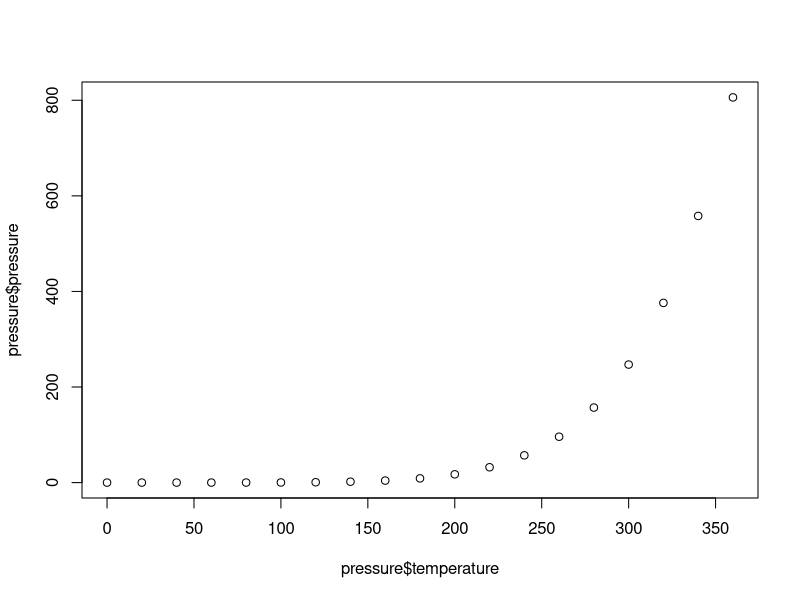
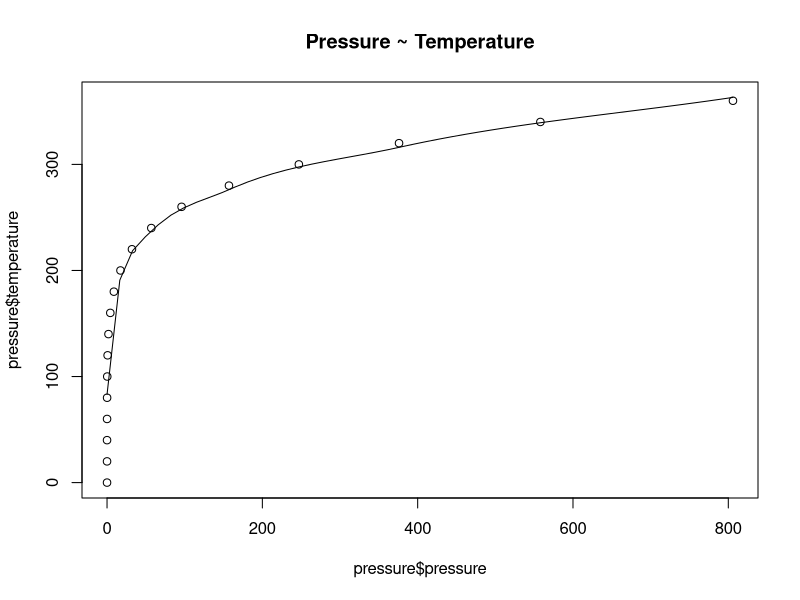
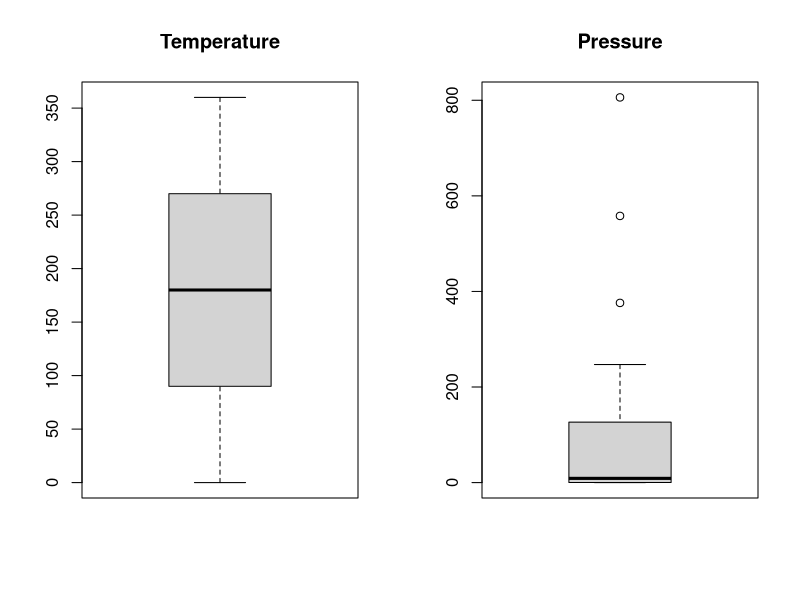
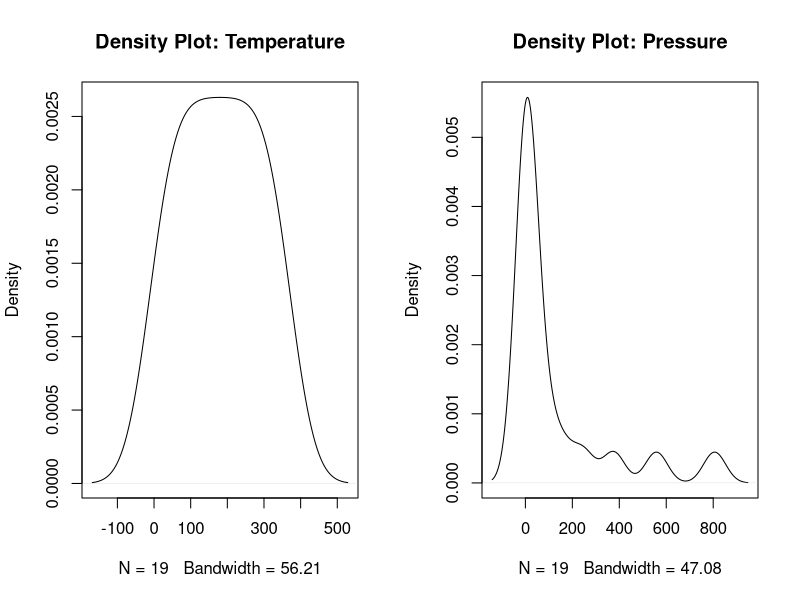
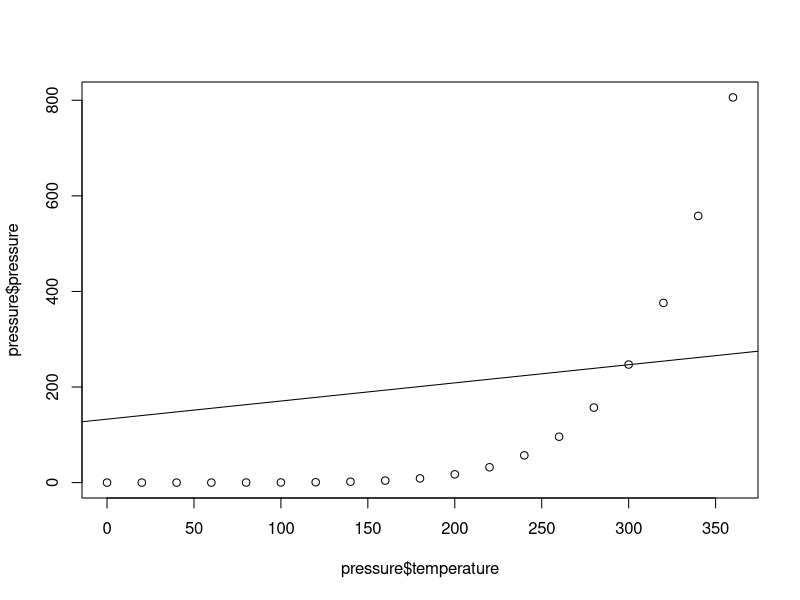
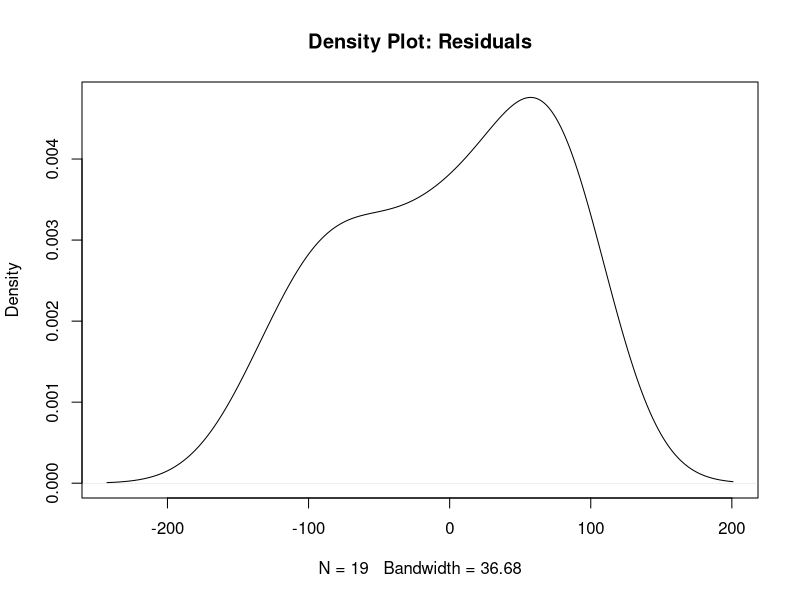
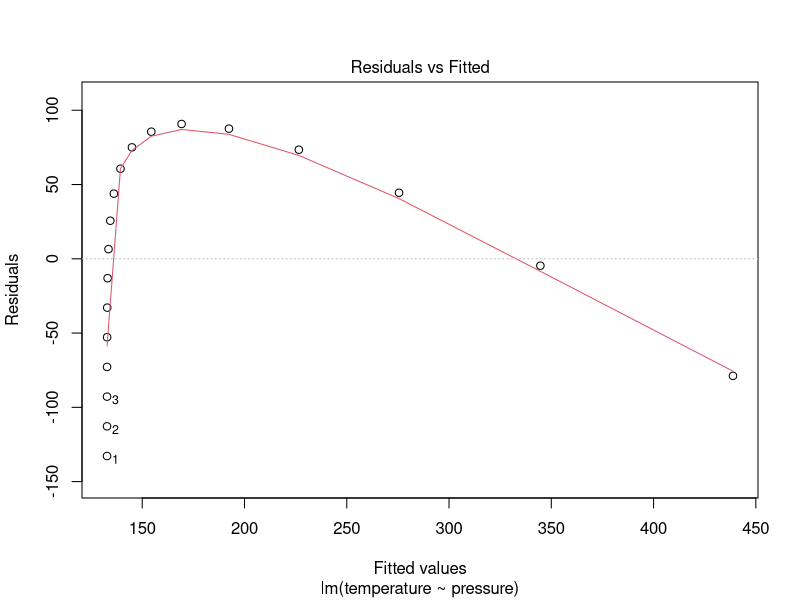
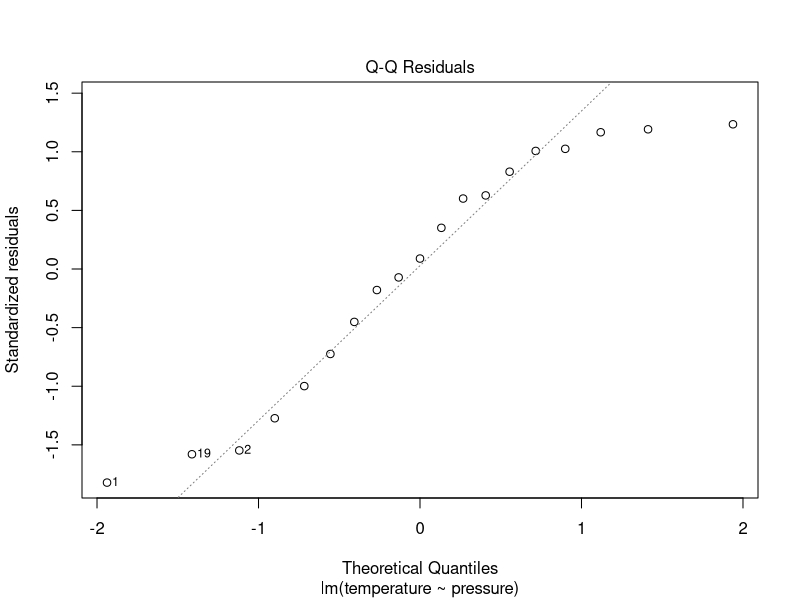

The R script that drew these images, in order:
head(pressure) # inspect the start of the dataset

cor(pressure$temperature, pressure$pressure) # check the correlation of pressure and temperature

plot(pressure$temperature, pressure$pressure) # create scatter plot of variables
scatter.smooth(x = pressure$pressure, y = pressure$temperature, main = "Pressure ~ Temperature") # scatterplot

par(mfrow = c(1, 2)) # divide graph area in 2 columns
boxplot(pressure$temperature, main = "Temperature") # box plot for temperature
boxplot.stats(pressure$temperature)$out # display outliers
boxplot(pressure$pressure, main = "Pressure") # box plot for pressure
boxplot.stats(pressure$pressure)$out # display outliers

plot(density(pressure$temperature), main = "Density Plot: Temperature") # density plot for temperature
plot(density(pressure$pressure), main = "Density Plot: Pressure") # density plot for pressure

par(mfrow = c(1, 1)) # show one plot per graph area
pressure.lm <- lm(temperature ~ pressure, data = pressure) # Build linear regression model on all data

summary(pressure.lm) # Inspect the results
plot(pressure$temperature, pressure$pressure) # draw a scatter plot of variable temperature against pressure
abline(pressure.lm) # show the regression line

pressure.res <- resid(pressure.lm) # compute the residuals
plot(density(pressure.res), main = "Density Plot: Residuals") # inspect the residuals' density

plot(pressure.lm) # each plot individually
par(mfrow = c(2, 2)) # 2x2 grid of plots
plot(pressure.lm) # plot each plot

# 3
#   a. temperature = B0 + (B1 * pressure) + e
#   b. The p values and F test are similar because the p values, when less than 0.001, follow the constant line B0.
#   c. I think the model is appropriate.